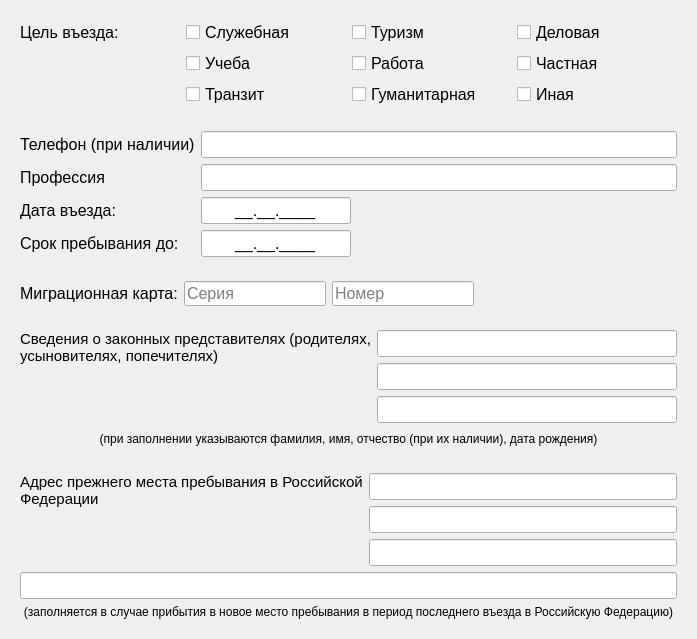
           <widget class="QWidget" name="widget_4" native="true">
            <property name="minimumSize">
             <size>
              <width>550</width>
              <height>0</height>
             </size>
            </property>
            <layout class="QVBoxLayout" name="verticalLayout_5">
             <item alignment="Qt::AlignTop">
              <widget class="QWidget" name="widget_15" native="true">
               <layout class="QGridLayout" name="gridLayout">
                <item row="0" column="1">
                 <widget class="QCheckBox" name="checkService">
                  <property name="font">
                   <font>
                    <pointsize>12</pointsize>
                   </font>
                  </property>
                  <property name="text">
                   <string>Служебная</string>
                  </property>
                 </widget>
                </item>
                <item row="1" column="3">
                 <widget class="QCheckBox" name="checkPrivate">
                  <property name="font">
                   <font>
                    <pointsize>12</pointsize>
                   </font>
                  </property>
                  <property name="text">
                   <string>Частная</string>
                  </property>
                 </widget>
                </item>
                <item row="2" column="1">
                 <widget class="QCheckBox" name="checkTransit">
                  <property name="font">
                   <font>
                    <pointsize>12</pointsize>
                   </font>
                  </property>
                  <property name="text">
                   <string>Транзит</string>
                  </property>
                 </widget>
                </item>
                <item row="0" column="0">
                 <widget class="QLabel" name="label_39">
                  <property name="font">
                   <font>
                    <pointsize>12</pointsize>
                   </font>
                  </property>
                  <property name="text">
                   <string>Цель въезда:</string>
                  </property>
                 </widget>
                </item>
                <item row="0" column="3">
                 <widget class="QCheckBox" name="checkBusiness">
                  <property name="font">
                   <font>
                    <pointsize>12</pointsize>
                   </font>
                  </property>
                  <property name="text">
                   <string>Деловая</string>
                  </property>
                 </widget>
                </item>
                <item row="2" column="2">
                 <widget class="QCheckBox" name="checkHumanitarian">
                  <property name="font">
                   <font>
                    <pointsize>12</pointsize>
                   </font>
                  </property>
                  <property name="text">
                   <string>Гуманитарная</string>
                  </property>
                 </widget>
                </item>
                <item row="2" column="3">
                 <widget class="QCheckBox" name="checkAnother">
                  <property name="font">
                   <font>
                    <pointsize>12</pointsize>
                   </font>
                  </property>
                  <property name="text">
                   <string>Иная</string>
                  </property>
                 </widget>
                </item>
                <item row="1" column="2">
                 <widget class="QCheckBox" name="checkJob">
                  <property name="font">
                   <font>
                    <pointsize>12</pointsize>
                   </font>
                  </property>
                  <property name="text">
                   <string>Работа</string>
                  </property>
                 </widget>
                </item>
                <item row="1" column="1">
                 <widget class="QCheckBox" name="checkLearning">
                  <property name="font">
                   <font>
                    <pointsize>12</pointsize>
                   </font>
                  </property>
                  <property name="text">
                   <string>Учеба</string>
                  </property>
                 </widget>
                </item>
                <item row="0" column="2">
                 <widget class="QCheckBox" name="checkTourism">
                  <property name="font">
                   <font>
                    <pointsize>12</pointsize>
                   </font>
                  </property>
                  <property name="text">
                   <string>Туризм</string>
                  </property>
                 </widget>
                </item>
               </layout>
              </widget>
             </item>
             <item>
              <widget class="QWidget" name="widget_24" native="true">
               <layout class="QFormLayout" name="formLayout_2">
                <item row="0" column="0">
                 <widget class="QLabel" name="label_40">
                  <property name="font">
                   <font>
                    <pointsize>12</pointsize>
                   </font>
                  </property>
                  <property name="text">
                   <string>Телефон (при наличии)</string>
                  </property>
                 </widget>
                </item>
                <item row="0" column="1">
                 <widget class="QLineEdit" name="phoneNumber">
                  <property name="minimumSize">
                   <size>
                    <width>0</width>
                    <height>25</height>
                   </size>
                  </property>
                  <property name="font">
                   <font>
                    <pointsize>12</pointsize>
                   </font>
                  </property>
                  <property name="maxLength">
                   <number>10</number>
                  </property>
                 </widget>
                </item>
                <item row="1" column="0">
                 <widget class="QLabel" name="label_41">
                  <property name="font">
                   <font>
                    <pointsize>12</pointsize>
                   </font>
                  </property>
                  <property name="text">
                   <string>Профессия</string>
                  </property>
                 </widget>
                </item>
                <item row="1" column="1">
                 <widget class="QLineEdit" name="jobLine">
                  <property name="minimumSize">
                   <size>
                    <width>0</width>
                    <height>25</height>
                   </size>
                  </property>
                  <property name="font">
                   <font>
                    <pointsize>12</pointsize>
                   </font>
                  </property>
                  <property name="maxLength">
                   <number>26</number>
                  </property>
                 </widget>
                </item>
                <item row="2" column="0">
                 <widget class="QLabel" name="label_47">
                  <property name="font">
                   <font>
                    <pointsize>12</pointsize>
                   </font>
                  </property>
                  <property name="text">
                   <string>Дата въезда:</string>
                  </property>
                 </widget>
                </item>
                <item row="2" column="1">
                 <widget class="QLineEdit" name="dateEntry">
                  <property name="minimumSize">
                   <size>
                    <width>0</width>
                    <height>25</height>
                   </size>
                  </property>
                  <property name="maximumSize">
                   <size>
                    <width>150</width>
                    <height>16777215</height>
                   </size>
                  </property>
                  <property name="font">
                   <font>
                    <pointsize>12</pointsize>
                   </font>
                  </property>
                  <property name="inputMethodHints">
                   <set>Qt::ImhPreferNumbers</set>
                  </property>
                  <property name="inputMask">
                   <string>99.B9.9999;_</string>
                  </property>
                  <property name="text">
                   <string>..</string>
                  </property>
                  <property name="maxLength">
                   <number>10</number>
                  </property>
                  <property name="alignment">
                   <set>Qt::AlignCenter</set>
                  </property>
                  <property name="placeholderText">
                   <string>дд.мм.гггг</string>
                  </property>
                 </widget>
                </item>
                <item row="3" column="0">
                 <widget class="QLabel" name="label_49">
                  <property name="font">
                   <font>
                    <pointsize>12</pointsize>
                   </font>
                  </property>
                  <property name="text">
                   <string>Срок пребывания до:</string>
                  </property>
                 </widget>
                </item>
                <item row="3" column="1">
                 <widget class="QLineEdit" name="dateOfStay">
                  <property name="minimumSize">
                   <size>
                    <width>0</width>
                    <height>25</height>
                   </size>
                  </property>
                  <property name="maximumSize">
                   <size>
                    <width>150</width>
                    <height>16777215</height>
                   </size>
                  </property>
                  <property name="font">
                   <font>
                    <pointsize>12</pointsize>
                   </font>
                  </property>
                  <property name="inputMethodHints">
                   <set>Qt::ImhPreferNumbers</set>
                  </property>
                  <property name="inputMask">
                   <string>99.B9.9999;_</string>
                  </property>
                  <property name="text">
                   <string>..</string>
                  </property>
                  <property name="maxLength">
                   <number>10</number>
                  </property>
                  <property name="alignment">
                   <set>Qt::AlignCenter</set>
                  </property>
                  <property name="placeholderText">
                   <string>дд.мм.гггг</string>
                  </property>
                 </widget>
                </item>
               </layout>
              </widget>
             </item>
             <item alignment="Qt::AlignLeft">
              <widget class="QWidget" name="widget_23" native="true">
               <property name="maximumSize">
                <size>
                 <width>16777215</width>
                 <height>50</height>
                </size>
               </property>
               <layout class="QHBoxLayout" name="horizontalLayout_9">
                <item>
                 <widget class="QLabel" name="label_50">
                  <property name="font">
                   <font>
                    <pointsize>12</pointsize>
                   </font>
                  </property>
                  <property name="text">
                   <string>Миграционная карта:</string>
                  </property>
                 </widget>
                </item>
                <item>
                 <widget class="QLineEdit" name="migCard_serial">
                  <property name="minimumSize">
                   <size>
                    <width>0</width>
                    <height>25</height>
                   </size>
                  </property>
                  <property name="maximumSize">
                   <size>
                    <width>176</width>
                    <height>25</height>
                   </size>
                  </property>
                  <property name="font">
                   <font>
                    <pointsize>12</pointsize>
                   </font>
                  </property>
                  <property name="maxLength">
                   <number>4</number>
                  </property>
                  <property name="placeholderText">
                   <string>Серия</string>
                  </property>
                 </widget>
                </item>
                <item>
                 <widget class="QLineEdit" name="migCard_num">
                  <property name="minimumSize">
                   <size>
                    <width>0</width>
                    <height>25</height>
                   </size>
                  </property>
                  <property name="maximumSize">
                   <size>
                    <width>175</width>
                    <height>25</height>
                   </size>
                  </property>
                  <property name="font">
                   <font>
                    <pointsize>12</pointsize>
                   </font>
                  </property>
                  <property name="maxLength">
                   <number>11</number>
                  </property>
                  <property name="placeholderText">
                   <string>Номер</string>
                  </property>
                 </widget>
                </item>
               </layout>
              </widget>
             </item>
             <item>
              <widget class="QWidget" name="widget_25" native="true">
               <layout class="QGridLayout" name="gridLayout_2">
                <item row="0" column="0" rowspan="3" alignment="Qt::AlignTop">
                 <widget class="QLabel" name="label_53">
                  <property name="font">
                   <font>
                    <pointsize>11</pointsize>
                   </font>
                  </property>
                  <property name="text">
                   <string>Сведения о законных представителях (родителях, усыновителях, попечителях)</string>
                  </property>
                  <property name="wordWrap">
                   <bool>true</bool>
                  </property>
                 </widget>
                </item>
                <item row="1" column="1">
                 <widget class="QLineEdit" name="legalRepr_line2">
                  <property name="minimumSize">
                   <size>
                    <width>300</width>
                    <height>25</height>
                   </size>
                  </property>
                  <property name="font">
                   <font>
                    <pointsize>12</pointsize>
                   </font>
                  </property>
                  <property name="maxLength">
                   <number>25</number>
                  </property>
                 </widget>
                </item>
                <item row="2" column="1">
                 <widget class="QLineEdit" name="legalRepr_line3">
                  <property name="minimumSize">
                   <size>
                    <width>300</width>
                    <height>25</height>
                   </size>
                  </property>
                  <property name="font">
                   <font>
                    <pointsize>12</pointsize>
                   </font>
                  </property>
                  <property name="maxLength">
                   <number>25</number>
                  </property>
                 </widget>
                </item>
                <item row="0" column="1">
                 <widget class="QLineEdit" name="legalRepr_line1">
                  <property name="minimumSize">
                   <size>
                    <width>300</width>
                    <height>25</height>
                   </size>
                  </property>
                  <property name="font">
                   <font>
                    <pointsize>12</pointsize>
                   </font>
                  </property>
                  <property name="maxLength">
                   <number>25</number>
                  </property>
                 </widget>
                </item>
                <item row="3" column="0" colspan="2">
                 <widget class="QLabel" name="label_54">
                  <property name="minimumSize">
                   <size>
                    <width>0</width>
                    <height>20</height>
                   </size>
                  </property>
                  <property name="font">
                   <font>
                    <pointsize>9</pointsize>
                   </font>
                  </property>
                  <property name="text">
                   <string>(при заполнении указываются фамилия, имя, отчество (при их наличии), дата рождения)</string>
                  </property>
                  <property name="scaledContents">
                   <bool>true</bool>
                  </property>
                  <property name="alignment">
                   <set>Qt::AlignCenter</set>
                  </property>
                  <property name="wordWrap">
                   <bool>true</bool>
                  </property>
                 </widget>
                </item>
               </layout>
              </widget>
             </item>
             <item>
              <widget class="QWidget" name="widget_26" native="true">
               <layout class="QGridLayout" name="gridLayout_3">
                <item row="0" column="0" rowspan="3" alignment="Qt::AlignTop">
                 <widget class="QLabel" name="label_55">
                  <property name="font">
                   <font>
                    <pointsize>11</pointsize>
                   </font>
                  </property>
                  <property name="text">
                   <string>Адрес прежнего места пребывания в Российской Федерации</string>
                  </property>
                  <property name="wordWrap">
                   <bool>true</bool>
                  </property>
                 </widget>
                </item>
                <item row="0" column="1">
                 <widget class="QLineEdit" name="pastAddress_line1">
                  <property name="font">
                   <font>
                    <pointsize>12</pointsize>
                   </font>
                  </property>
                  <property name="maxLength">
                   <number>24</number>
                  </property>
                 </widget>
                </item>
                <item row="1" column="1">
                 <widget class="QLineEdit" name="pastAddress_line2">
                  <property name="font">
                   <font>
                    <pointsize>12</pointsize>
                   </font>
                  </property>
                  <property name="maxLength">
                   <number>24</number>
                  </property>
                 </widget>
                </item>
                <item row="2" column="1">
                 <widget class="QLineEdit" name="pastAddress_line3">
                  <property name="font">
                   <font>
                    <pointsize>12</pointsize>
                   </font>
                  </property>
                  <property name="maxLength">
                   <number>24</number>
                  </property>
                 </widget>
                </item>
                <item row="3" column="0" colspan="2">
                 <widget class="QLineEdit" name="pastAddress_line4">
                  <property name="font">
                   <font>
                    <pointsize>12</pointsize>
                   </font>
                  </property>
                  <property name="maxLength">
                   <number>30</number>
                  </property>
                 </widget>
                </item>
                <item row="4" column="0" colspan="2">
                 <widget class="QLabel" name="label_56">
                  <property name="font">
                   <font>
                    <pointsize>9</pointsize>
                   </font>
                  </property>
                  <property name="text">
                   <string>(заполняется в случае прибытия в новое место пребывания в период последнего въезда в Российскую Федерацию)</string>
                  </property>
                  <property name="alignment">
                   <set>Qt::AlignCenter</set>
                  </property>
                  <property name="wordWrap">
                   <bool>true</bool>
                  </property>
                 </widget>
                </item>
               </layout>
              </widget>
             </item>
            </layout>
           </widget>
